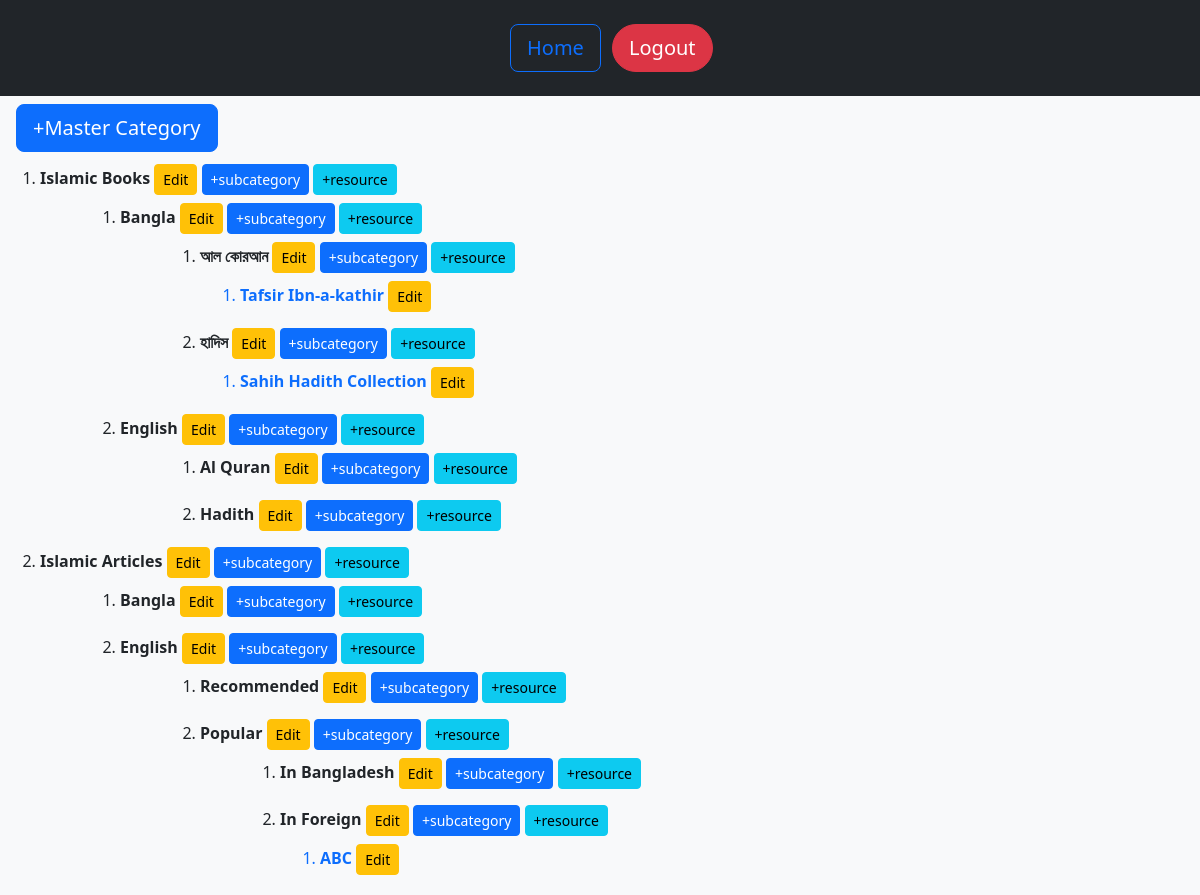
The page /adminPanel/dashboard/ on the database as committed earlier.
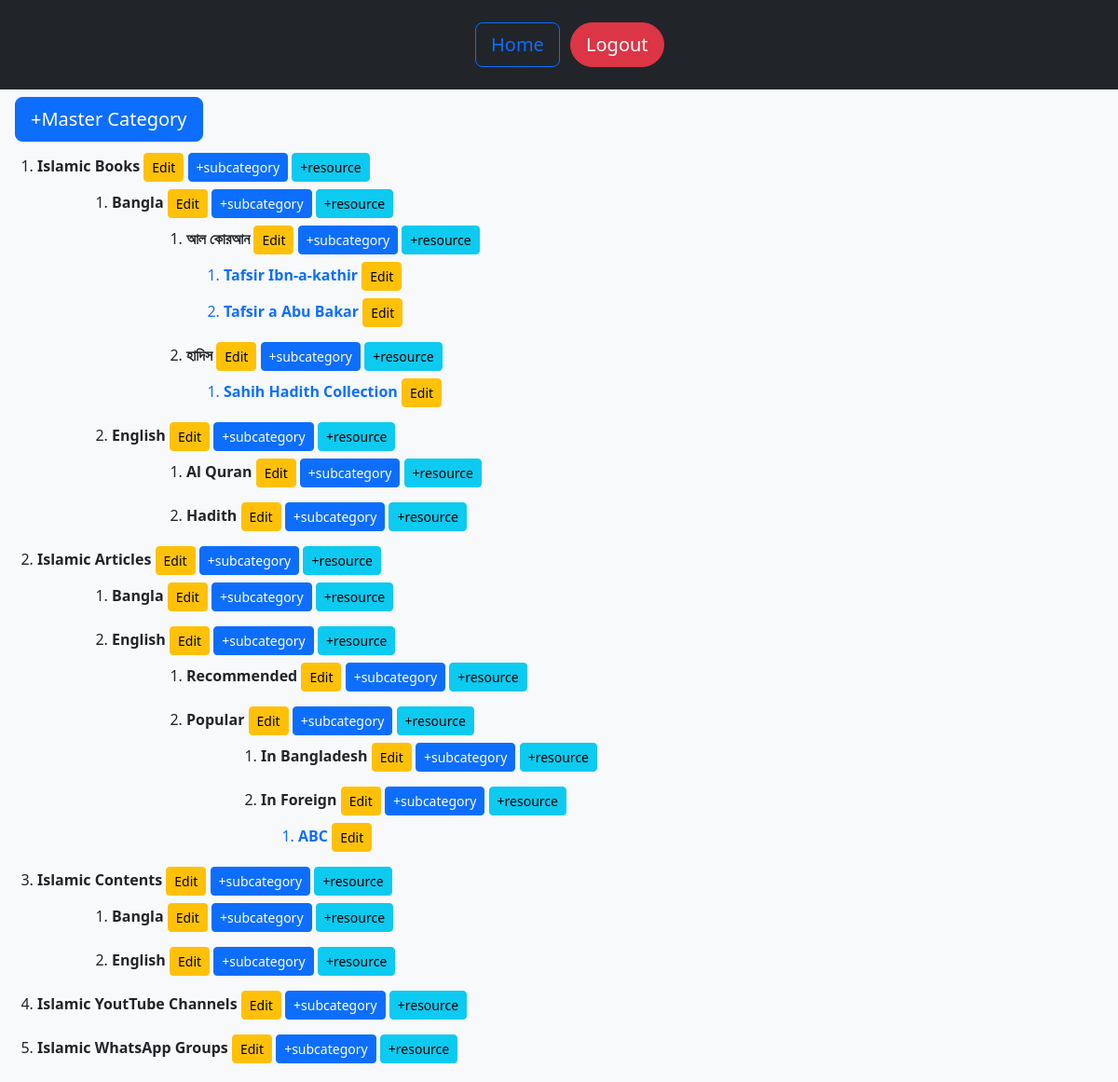
The same page on the database as committed later.
### AdminPanel/models.py (models this page shows, shortened)
class Resource(models.Model):
    id = models.AutoField(primary_key=True)
    name = models.CharField(max_length=300)
    link = models.URLField(blank=True)
    image = models.ImageField(upload_to='resource_images/', blank=True)
    description = models.TextField(blank=True)
    author = models.CharField(max_length=100, blank=True)
    category = models.ForeignKey(Category, on_delete=models.CASCADE)
    order = models.PositiveSmallIntegerField(default=0, blank=True)
    is_active = models.BooleanField(default=True)
    is_recommended = models.BooleanField(default=False)

class Category(models.Model):
    name = models.CharField(max_length=300)
    parent_category = models.ForeignKey('self', null=True, blank=True, on_delete=models.CASCADE)
    image = models.ImageField(upload_to='category_images/', blank=True)
    order = models.PositiveSmallIntegerField(default=0, blank=True)
    is_active = models.BooleanField(default=True)

### AdminPanel/views.py (the view)
# urls.py: path('dashboard/', DashboardView.as_view(), name='dashboard'),
class DashboardView(View):
    def build_hierarchy(self, category):
        subcategories = Category.objects.filter(parent_category=category, is_active=True)
        if subcategories.exists():
            return {
                "id": category.id,
                "name": category.name,
                "subcategories": [self.build_hierarchy(sub) for sub in subcategories],
            }
        else:
            resources = Resource.objects.filter(category=category, is_active=True)
            return {
                "id": category.id,
                "name": category.name,
                "resources": [{"id": res.id,"name": res.name, "link": res.link, "description": res.description} for res in resources],
            }
    def get_hierarchy(self):
        root_categories = Category.objects.filter(parent_category=None, is_active=True)
        return [self.build_hierarchy(root) for root in root_categories]
    def get(self, request):
        hierarchy = self.get_hierarchy()
        return render(request, "AdminPanel/dashboard.html", {"hierarchy": hierarchy, "is_first_render": True})

### AdminPanel/templates/AdminPanel/dashboard.html (shortened to what this page needs)
<!doctype html>
<html lang="en">
  <head>
    <link rel="stylesheet" href="https://cdn.jsdelivr.net/npm/bootstrap@5.2.3/dist/css/bootstrap.rtl.min.css">
  </head>
  <body class="bg-light">
    {% if is_first_render %}
    <nav class="text-center mb-2 py-4 bg-dark">
        <div class="row justify-content-center">
            <div class="col-md-1 d-flex">
                <a href="/adminPanel/dashboard/" class="btn btn-outline-primary btn-block btn-lg align-self-stretch">Home</a>
            </div>
            <div class="col-md-1 d-flex">
                <a href="/auth/logout/" class="btn btn-danger btn-block btn-lg align-self-center rounded-pill">Logout</a>
            </div>
        </div>
    </nav>
     <div class="d-flex mx-3 my-2">
        <a href="/adminPanel/add-category" class="btn btn-primary btn-block btn-lg align-self-stretch">+Master Category</a>
    </div>
    {% endif %}
    <ol>
        {% for category in hierarchy %}
            <li class="mb-2">
                <strong>{{ category.name }}</strong>
                <a href="/adminPanel/categories/edit?id={{category.id}}" target="_blank" class="btn btn-sm btn-warning my-1">Edit</a>
                <a href="/adminPanel/add-category/{{category.id}}" target="_blank" class="btn btn-sm btn-primary my-1">+subcategory</a>
                <a href="/adminPanel/categories/edit?id={{category.id}}" target="_blank" class="btn btn-sm btn-info my-1">+resource</a>
                {% if category.resources %}
                    <ol>
                        {% for resource in category.resources %}
                            <li class="text-primary">
                                <b>{{ resource.name }}</b>
                                <a href="/adminPanel/resources/edit?id={{resource.id}}" target="_blank" class="btn btn-sm btn-warning my-1">Edit</a>
                            </li>
                        {% endfor %}
                    </ol>
                {% endif %}
                {% if category.subcategories %}
                    <ol>
                        {% include 'AdminPanel/dashboard.html' with hierarchy=category.subcategories is_first_render=False %}
                    </ol>
                {% endif %}
            </li>
        {% endfor %}
    </ol>
  </body>
</html>

Rows that differ between the two databases and show on the page:
added Resource: name "Tafsir a Abu Bakar"
added Category: name "Islamic Contents"
added Category: name "Bangla"
added Category: name "English"
added Category: name "Islamic YoutTube Channels"
added Category: name "Islamic WhatsApp Groups"
Other text that changed with them:
new list line: "Edit"
new list line: "Edit +subcategory +resource Edit +subcategory +resource Edit +subcategory +resource"
new list line: "Edit +subcategory +resource"
